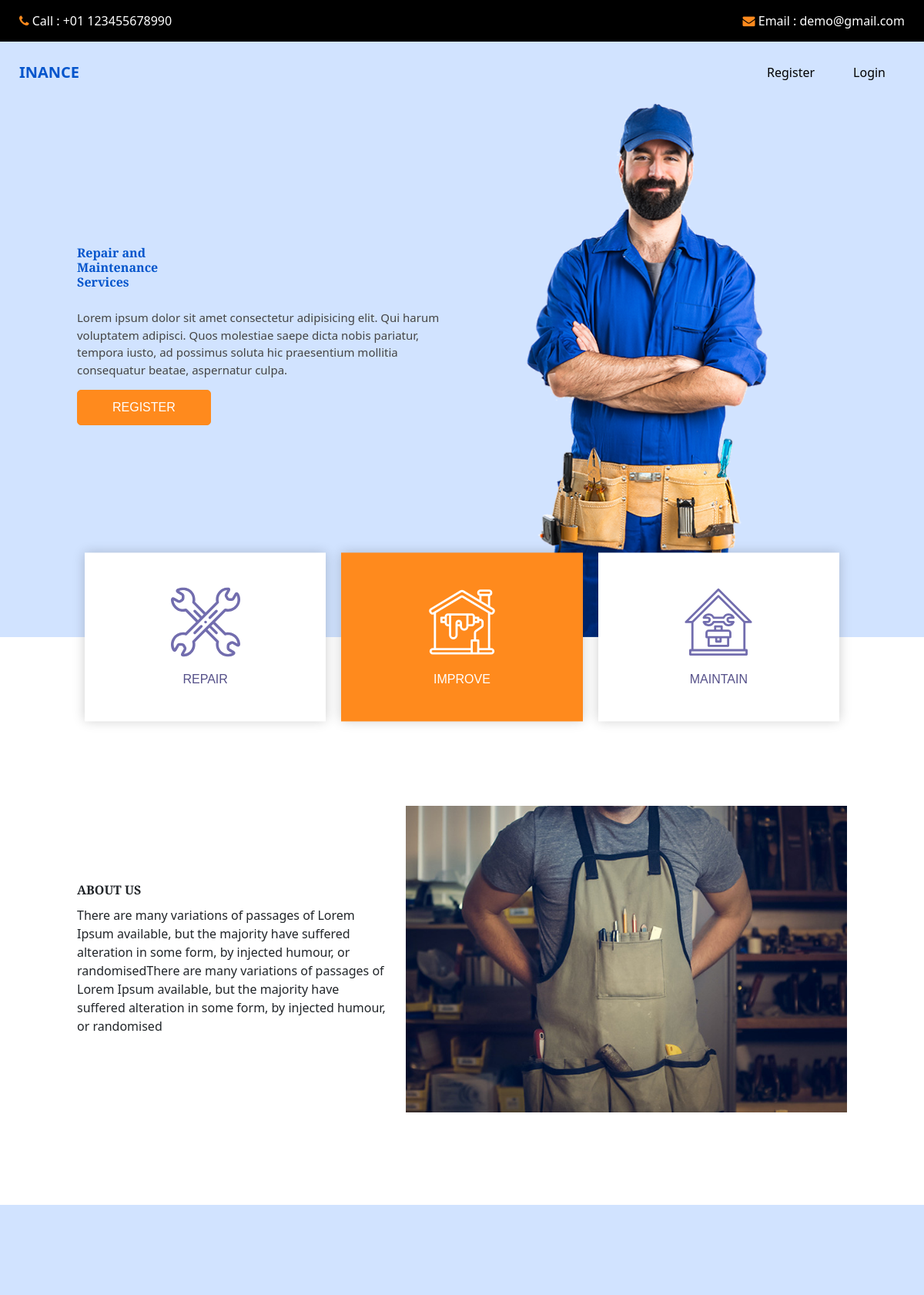
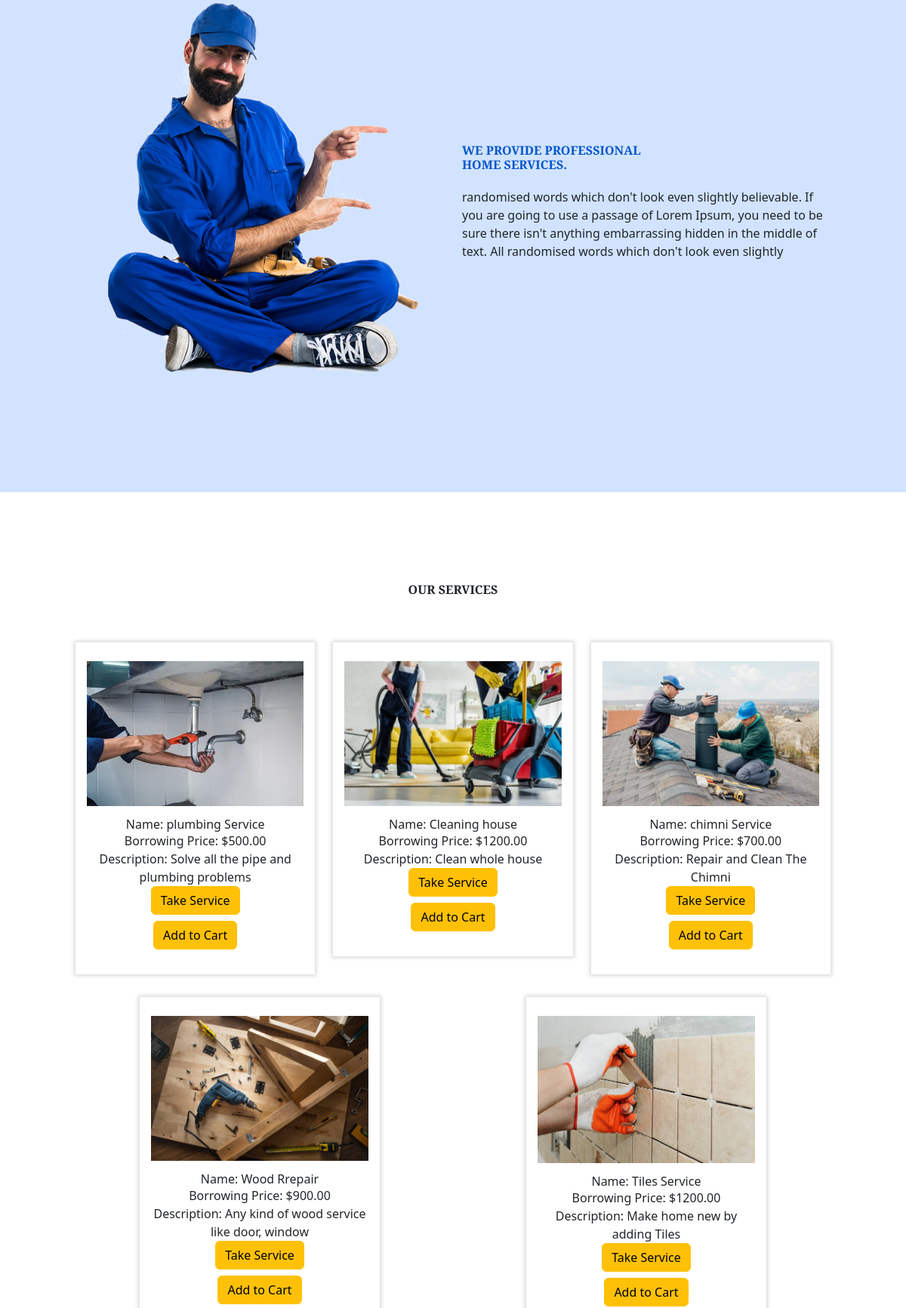
The page / (upper part) on the database its author committed (2 pictures, top to bottom).
### services/models.py (models this page shows, shortened)
class Services(models.Model):
    service_name = models.CharField(max_length = 100)
    description = models.TextField()
    price = models.DecimalField(max_digits = 10, decimal_places = 2)
    image = models.ImageField( upload_to='uploads/')
    class Meta:
        verbose_name_plural = "Services"

### services/views.py (the view)
# urls.py: path('', all_service, name='home'),
def all_service(request):
    services = Services.objects.all()
    return render(request, 'index.html', {'services': services})

### templates/index.html (shortened to what this page needs)
{% extends "base.html" %}
{% block content %}
{% load static %}
<div class="hero_area">
    <section class="slider_section ">
      <div class="container ">
        <div class="row">
          <div class="col-md-6 ">
            <div class="detail-box">
              <h1>
                Repair and <br>
                Maintenance <br>
                Services
              </h1>
              <p>
                Lorem ipsum dolor sit amet consectetur adipisicing elit. Qui harum voluptatem adipisci. Quos molestiae saepe dicta nobis pariatur, tempora iusto, ad possimus soluta hic praesentium mollitia consequatur beatae, aspernatur culpa.
              </p>
              {% if not request.user.is_authenticated %}
              <a href={% url "register" %}>
                Register
              {% endif %}
            </div>
          </div>
          <div class="col-md-6">
            <div class="img-box">
              <img src={% static "images/slider-img.png" %} alt="">
            </div>
          </div>
        </div>
      </div>
    </section>
</div>
  <section class="feature_section">
    <div class="container">
      <div class="feature_container">
        <div class="box">
          <div class="img-box">
          </div>
          <h5 class="name">
            Repair
          </h5>
        </div>
        <div class="box active">
          <div class="img-box">
          </div>
          <h5 class="name">
            Improve
          </h5>
        </div>
        <div class="box">
          <div class="img-box">
          </div>
          <h5 class="name">
            Maintain
          </h5>
        </div>
      </div>
    </div>
  </section>
  <section class="about_section layout_padding-bottom">
    <div class="container">
      <div class="row">
        <div class="col-lg-5 col-md-6">
          <div class="detail-box">
            <h2>
              About us
            </h2>
            <p>
              There are many variations of passages of Lorem Ipsum available, but the majority have suffered alteration in some form, by injected humour, or randomisedThere are many variations of passages of Lorem Ipsum available, but the majority have suffered alteration in some form, by injected humour, or randomised
            </p>
          </div>
        </div>
        <div class="col-lg-7 col-md-6">
          <div class="img-box">
            <img src={% static "images/about-img.jpg" %} alt="">
          </div>
        </div>
      </div>
    </div>
  </section>
    <section class="professional_section layout_padding">
      <div class="container">
        <div class="row">
          <div class="col-md-6">
            <div class="img-box">
              <img src={% static "images/professional-img.png" %} alt="">
            </div>
          </div>
          <div class="col-md-6 ">
            <div class="detail-box">
              <h2>
                We Provide Professional <br>
                Home Services.
              </h2>
              <p>
                randomised words which don't look even slightly believable. If you are going to use a passage of Lorem Ipsum, you need to be sure there isn't anything embarrassing hidden in the middle of text. All randomised words which don't look even slightly
              </p>
            </div>
          </div>
        </div>
      </div>
    </section>
  <section class="service_section layout_padding">
    <div class="container ">
      <div class="heading_container heading_center">
        <h2> Our Services </h2>
      </div>
      <div class="row">
        {% for service in services %}
        <div class="col-sm-6 col-md-4 mx-auto">
          <div class="box ">
            <div>
              <img src="{{ service.image.url }}" alt="{{ service.name }}">
            </div>
            <div class="detail-box">
              <h5>
                <h3>Name: {{ service.service_name }}</h3>
              </h5>
              <p>
            <p>Borrowing Price: ${{ service.price }}</p>
            <p>Description: {{service.description}}</p>
            {% if request.user.is_admin %}
            <button type="button" class="btn btn-warning admin-error" data-message="This action is not available for admins">Take Service</button><br>
            <button type="button" class="btn btn-warning my-2 admin-error" data-message="This action is not available for admins">Add to Cart</button>
        {% else %}
        <button type="button" class="btn btn-warning"><a href="{% url 'take_service' service.id %}" style="text-decoration: none;">Take Service</a></button><br>
        <button type="button" class="btn btn-warning my-2"><a href="{% url 'add_to_cart' service.id %}" style="text-decoration: none;">Add to Cart</a></button>
        {% endif %}
              </p>
            </div>
          </div>
        </div>
        {% endfor %}
      </div>
    </div>
  </section>
{% endblock content %}

### static/css/responsive.css (style rules this page uses)
@media (min-width: 1200px) { .container { max-width: 1170px; } }

### rows shown on the page
Services: image (picture), service_name "plumbing Service", price "500.00", description "Solve all the pipe and plumbing problems"
Services: image (picture), service_name "Cleaning house", price "1200.00", description "Clean whole house"
Services: image (picture), service_name "chimni Service", price "700.00", description "Repair and Clean The Chimni"
Services: image (picture), service_name "Wood Rrepair", price "900.00", description "Any kind of wood service like door, window"
Services: image (picture), service_name "Tiles Service", price "1200.00", description "Make home new by adding Tiles"
